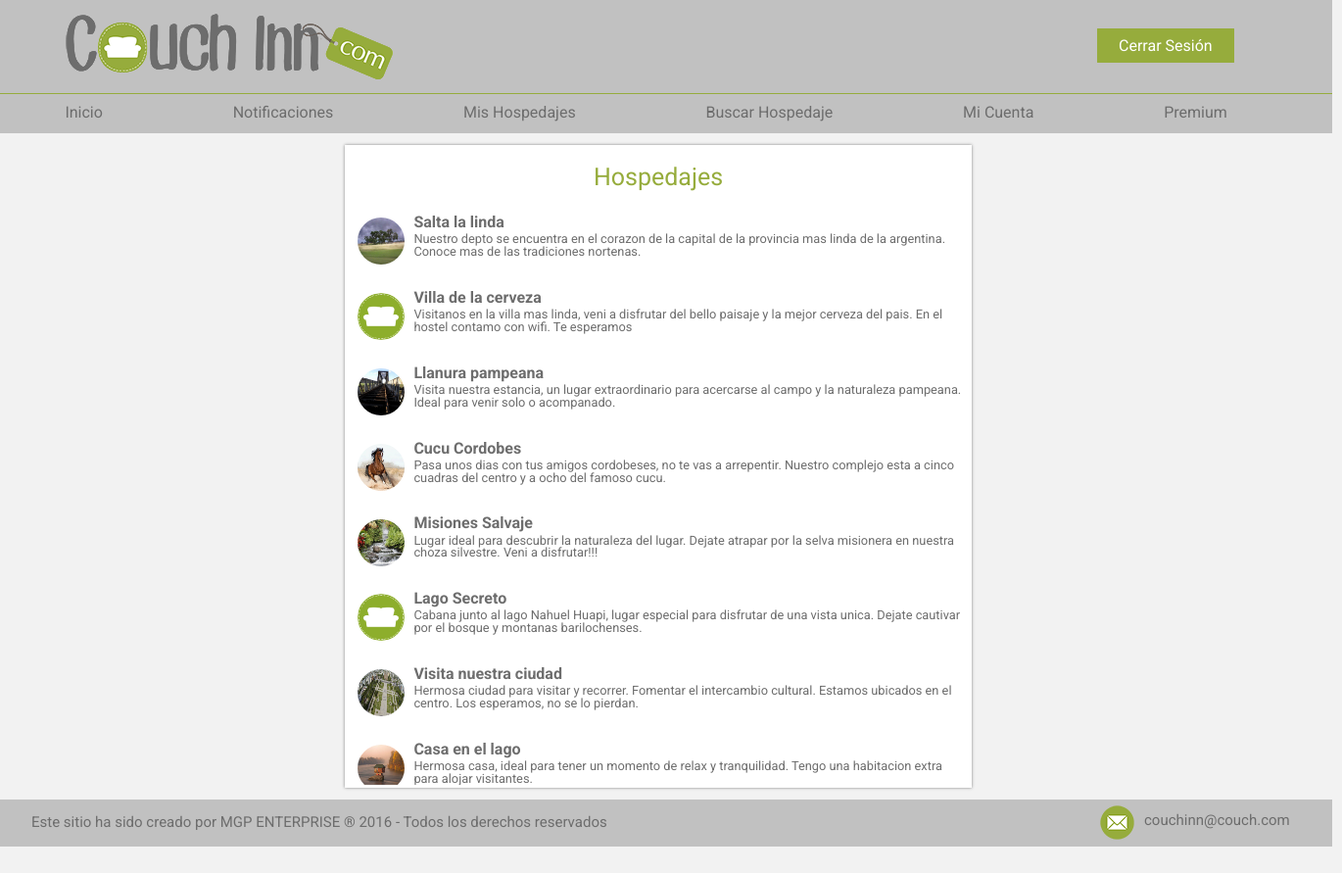
/Login_Ver_Couchs.php (signed in), run on the app's committed database.
### tables this page shows
CREATE TABLE IF NOT EXISTS `couch` (
`idCouch` int(11) NOT NULL,
  `idUComun` int(11) NOT NULL,
  `Titulo` varchar(30) NOT NULL,
  `idTipo` int(11) NOT NULL,
  `Capacidad` int(2) NOT NULL,
  `idProvincias` int(2) NOT NULL,
  `idDepartamentos` int(3) NOT NULL,
  `idLocalidades` int(4) NOT NULL,
  `Descripcion` varchar(140) NOT NULL,
  `Puntaje` double NOT NULL,
  `Publicado` tinyint(1) NOT NULL
);

CREATE TABLE IF NOT EXISTS `imagenes` (
`idImagenes` int(11) NOT NULL,
  `idCouch` int(11) NOT NULL,
  `Nombre` varchar(25) NOT NULL,
  `Imagen` longblob NOT NULL
);

### Login_Ver_Couchs.php (the view, shortened to what this page needs)
<!DOCTYPE html>
<head>
	<link rel ="stylesheet" type ="text/css" href ="Estilos_Login_Ver_Couchs.css"/>
</head>
<body>
	<?php
		include("Login_Cabeza.php");
	?>
	<div id="cuerpo">
		<?php
			include("Login_Menu.php");
		?>
		<div id= "lista">
			<div id="titulo">
				<p> Hospedajes </p>
			</div>
			<div class="scrollbar" id="subLis">
				<?php
					$query = "SELECT * FROM couch ORDER BY idCouch DESC";
					$q = mysql_query($query, $link);
					$num=mysql_num_rows ($q);
					if ($num<>0) {
						for ($i=0; $i<$num; $i++) {
							$resCouch=mysql_fetch_array($q);
							if ($resCouch['Publicado'] == 0) {
								echo '<div id= "fila">';
									$query = "SELECT * FROM imagenes WHERE idCouch='".$resCouch['idCouch']."'";
									$qe = mysql_query($query, $link);
									$resImg=mysql_fetch_array($qe);
									echo '<a href="Login_Ver_Couchs_Detalles.php?couch='.$resCouch['idCouch'].'">';
									echo '<div id= "imag">';
										$query = "SELECT * FROM ucomun WHERE idUComun='".$resCouch['idUComun']."'";
										$qe = mysql_query($query, $link);
										$resUser=mysql_fetch_array($qe);
										if ($resUser['Premium'] and $resImg['Imagen']) {
											$dir = $resImg['Imagen'];
											echo'<img class="redondo" src="'.$dir.'" width="74" height="74"/>';
										}
										else {
											echo'<img class="redondo" src="Imagen/sillon.png" width="74" height="74"/>';
										}
									echo '</div>';
									echo '<div id= "titu">';
										echo '<b> '.$resCouch['Titulo'].' </b>';
									echo '</div>';
									echo '<div id= "des">';
										echo '<p> '.$resCouch['Descripcion'].' </p>';
									echo '</div>';
									echo '</a>';
								echo '</div>';
							}
						}
					}
					else {
						echo '<div id="noCouch">';
							echo 'No disponemos de hospedajes por el momento.';
						echo '</div>';
					}
				?>
			</div>
		</div>
	</div>
	<?php
		include("Pie.php");
	?>
</body>
</html>

### Estilos_Login_Ver_Couchs.css (style rules this page uses)
* { margin: 0; padding: 0; -webkit-box-sizing: border-box; -moz-box-sizing: border-box; box-sizing: border-box; border:0; }
body { background: #f2f2f2; font-family: "Roboto"; border-top: 30px ; }
#cuerpo { width: 70em; padding-top:5.99em; }
#titulo { font-family: "Roboto"; font-size: 25px; color: #96ac3c; text-align: center; padding-bottom:20px; }
#lista { width: 40em; height: 41em; margin-top: -2.7em; margin-bottom: 0.7em; margin-left:22em; background: #fff; box-shadow: 0px 0px 3px grey; }
#subLis { float: left; width: 40em; height: 36.65em; margin-top: 1em; margin-left: 0em; overflow-y: scroll; overflow-x: hidden; }
#titulo { font-family: "Roboto"; font-size: 25px; color: #96ac3c; text-align: center; padding-bottom: 5px; padding-top: 20px }
#fila { float: left; width: 60em; height: 4.8em; margin-top: 0em; margin-left: 0em; }
#imag { float: left; width: 4em; height: 5em; margin-left: 0.3em; }
.redondo { width: 3em; height: 3em; margin-top: 0.5em; margin-left: 0.5em; border-radius: 800px; overflow: hidden; }
#titu { float: left; width: 35em; height: 1.2em; margin-top: 0.5em; margin-left: 0.5em; }
#titu { font-size: 16px; margin-top: 0.3em; margin-left: 0.1em; color: #6d6d6d; }
#des { float: left; width: 35em; height: 2.5em; margin-left: 0.1em; }
#des p { font-size: 0.8em; margin-top: 0em; margin-left: 0em; color: #6d6d6d; }

### Estilos_Login_Menu.css (style rules this page uses)
body { line-height: 1; }
body { font-family: "Roboto"; }

### data on the page
couch: imagenes.Imagen (picture), Titulo "Salta la linda", Descripcion "Nuestro depto se encuentra en el corazon de la capital de la provincia mas linda de la argentina. Conoce mas de las tradiciones nortenas."
couch: Publicado 0 (drawn), Titulo "Villa de la cerveza", Descripcion "Visitanos en la villa mas linda, veni a disfrutar del bello paisaje y la mejor cerveza del pais. En el hostel contamo con wifi. Te esperamos"
couch: imagenes.Imagen (picture), Titulo "Llanura pampeana", Descripcion "Visita nuestra estancia, un lugar extraordinario para acercarse al campo y la naturaleza pampeana. Ideal para venir solo o acompanado."
couch: imagenes.Imagen (picture), Titulo "Cucu Cordobes", Descripcion "Pasa unos dias con tus amigos cordobeses, no te vas a arrepentir. Nuestro complejo esta a cinco cuadras del centro y a ocho del famoso cucu."
couch: imagenes.Imagen (picture), Titulo "Misiones Salvaje", Descripcion "Lugar ideal para descubrir la naturaleza del lugar. Dejate atrapar por la selva misionera en nuestra choza silvestre. Veni a disfrutar!!!"
couch: Publicado 0 (drawn), Titulo "Lago Secreto", Descripcion "Cabana junto al lago Nahuel Huapi, lugar especial para disfrutar de una vista unica. Dejate cautivar por el bosque y montanas barilochenses."
couch: imagenes.Imagen (picture), Titulo "Visita nuestra ciudad", Descripcion "Hermosa ciudad para visitar y recorrer. Fomentar el intercambio cultural. Estamos ubicados en el centro. Los esperamos, no se lo pierdan."
couch: imagenes.Imagen (picture), Titulo "Casa en el lago", Descripcion "Hermosa casa, ideal para tener un momento de relax y tranquilidad. Tengo una habitacion extra para alojar visitantes."
